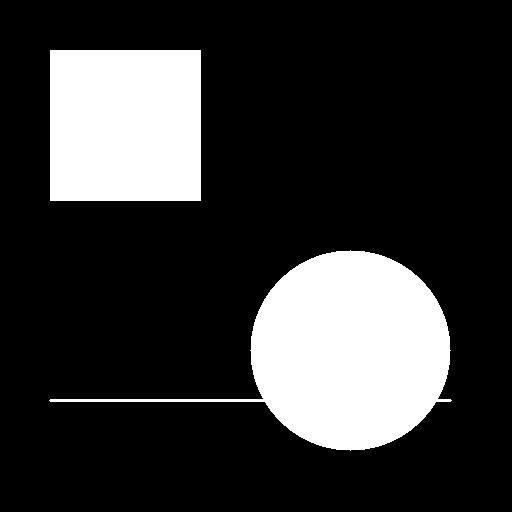
#> input picture computer_vision/上课练习/第三章 基元检测/test_image.jpg, 512 x 512 px
$ python -i ellipse_det.py   (imports and definitions only)   (older library calls are emulated)
#> lines starting #> are read from the running program, lines starting #| are printed output that depends on the picture; after the words box and inside, x2 and y2 are one past the last pixel; in counts of white or black regions, pixels touching at a corner belong together
"""
教学示例：ellipse det

- 功能：演示 基元检测 中与“ellipse det”相关的核心流程。
- 主要数据结构：通常使用 numpy 数组保存图像矩阵，必要时再用列表或字典保存统计结果。
- 这样设置的原因：把参数、卷积核和阈值显式写出来，便于零基础同学逐行观察修改前后的效果。
"""

import cv2
import numpy as np
import matplotlib.pyplot as plt
from collections import defaultdict


# 1. 生成单个【正】椭圆图像 (角度=0)
def create_single_ellipse():
    """生成一张包含单个正椭圆的白色背景测试图像。"""
    img = np.ones((500, 700, 3), dtype=np.uint8) * 255
    # 中心 (350, 250), 长轴 120, 短轴 60, 角度 0
    center, axes, angle = (350, 250), (120, 60), 0
    cv2.ellipse(img, center, axes, angle, 0, 360, (0, 0, 0), 2)
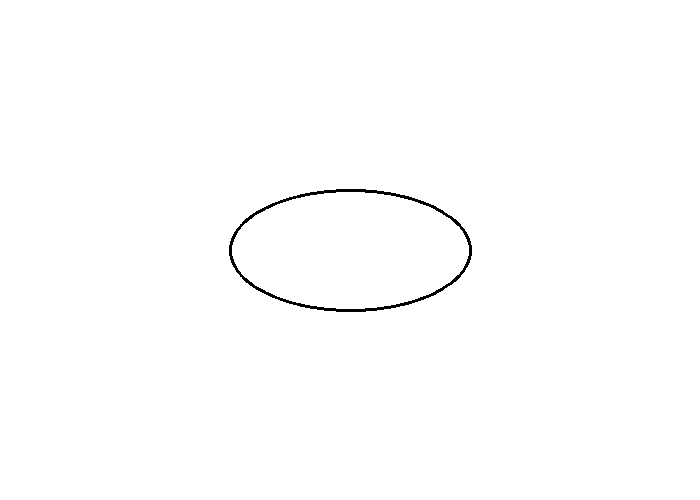
#> img: shape (500, 700, 3); 99.5% white; 1 black region, box (x1, y1, x2, y2) and area: (229, 189, 472, 312) 1726
    return img, (center, axes, angle)


# 2. 获取边缘点和梯度
def get_edge_data(gray):
    """对灰度图执行Canny边缘检测，返回边缘点坐标和对应梯度方向。"""
    edges = cv2.Canny(gray, 50, 150)
    y, x = np.where(edges > 0)
    points = np.column_stack((x, y)).astype(float)

    dx = cv2.Sobel(gray, cv2.CV_64F, 1, 0, ksize=3)
    dy = cv2.Sobel(gray, cv2.CV_64F, 0, 1, ksize=3)
    grads = [np.arctan2(dy[int(yi), int(xi)], dx[int(yi), int(xi)]) for xi, yi in zip(x, y)]
    return points, np.array(grads)


# 3. 直径二分法 (仅找中心和半径)
def detect_diameter(points, shape):
    """使用直径二分法（随机点对中点投票）估计椭圆中心和长短轴。"""
    votes = defaultdict(int)
    n = len(points)
    if n < 2: return None

    # 随机采样点对投票
    idxs = np.random.choice(n, 4000, replace=True)
    for i in range(0, 4000, 2):
        p1, p2 = points[idxs[i]], points[idxs[i + 1]]
        if np.linalg.norm(p1 - p2) < 20: continue  # 过滤太近的点
        mid = (p1 + p2) / 2
        gx, gy = int(mid[0] // 5), int(mid[1] // 5)  # 5x5 网格投票
        votes[(gx, gy)] += 1

    if not votes: return None
    # 取票数最高的作为中心
    (gx, gy), _ = max(votes.items(), key=lambda x: x[1])
    cx, cy = (gx + 0.5) * 5, (gy + 0.5) * 5

    # 估算长短轴半径
    dists = np.linalg.norm(points - [cx, cy], axis=1)
    major_r = np.percentile(dists, 95)  # 95% 分位数为长轴
    minor_r = np.percentile(dists, 5)  # 5% 分位数为短轴

    return {'center': (cx, cy), 'axes': (major_r, minor_r)}


# 4. 弦切线法 (仅找中心和半径)
def detect_chord(points, grads):
    """使用弦切线法（按梯度分组拟合中点线交点）估计椭圆中心和长短轴。"""
    groups = defaultdict(list)
    # 按梯度方向分组 (0~pi)
    for i, p in enumerate(points):
        a = grads[i]
        if a < 0: a += np.pi
        bin_idx = int(a / (np.pi / 8)) % 8  # 分 8 组
        groups[bin_idx].append(p)

    lines = []
    # 每组内找平行弦中点，拟合直线
    for pts in groups.values():
        if len(pts) < 10: continue
        mids = []
        idxs = np.random.choice(len(pts), min(100, len(pts)), replace=False)
        for k in range(0, len(idxs) - 1, 2):
            mids.append((pts[idxs[k]] + pts[idxs[k + 1]]) / 2)
        if len(mids) < 5: continue

        mids_np = np.array(mids)
        mean = np.mean(mids_np, axis=0)
        cov = np.cov(mids_np - mean, rowvar=False)
        try:
            _, vecs = np.linalg.eig(cov)
            lines.append({'pt': mean, 'dir': vecs[:, 1]})
        except:
            continue

    centers = []
    # 求直线交点
    for i in range(len(lines)):
        for j in range(i + 1, len(lines)):
            l1, l2 = lines[i], lines[j]
            A = np.column_stack((l1['dir'], -l2['dir']))
            if abs(np.linalg.det(A)) < 1e-5: continue
            try:
                t = np.linalg.solve(A, l2['pt'] - l1['pt'])
                centers.append(l1['pt'] + t[0] * l1['dir'])
            except:
                continue

    if not centers: return None
    c_est = np.mean(centers, axis=0)

    # 估算半径
    dists = np.linalg.norm(points - c_est, axis=1)
    major_r = np.percentile(dists, 95)
    minor_r = np.percentile(dists, 5)

    return {'center': (c_est[0], c_est[1]), 'axes': (major_r, minor_r)}


# 5. 执行与绘图
img, truth = create_single_ellipse()
#> truth = ((350, 250), (120, 60), 0)
gray = cv2.cvtColor(img, cv2.COLOR_BGR2GRAY)
points, grads = get_edge_data(gray)
#> in get_edge_data, `edges = cv2.Canny(gray, 50, 150)`:
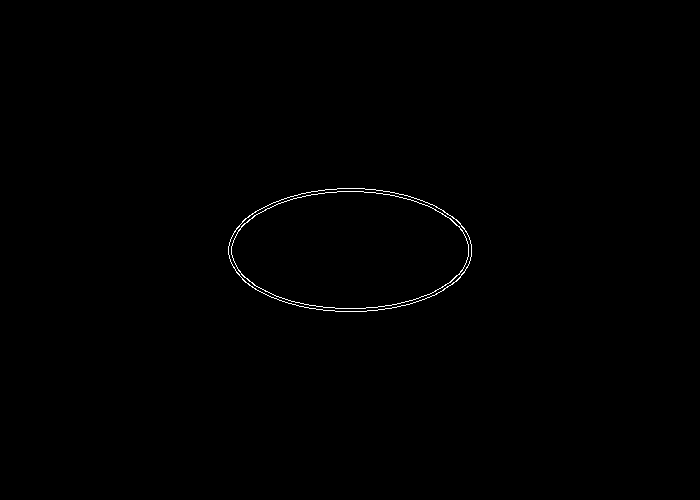
#> edges: shape (500, 700); 0.34% white in thin lines or dots, all inside (x1, y1, x2, y2) = (228, 188, 472, 312)
#> in get_edge_data, `y, x = np.where(edges > 0)`: y = 1178 values from 188 to 311; x = 1178 values, max 471 at index 566, min 228 at index 571, mean 350.5
#> in get_edge_data, `points = np.column_stack((x, y)).astype(float)`: points = 1178 pairs, first value 228 to 471, second value 188 to 311
#> in get_edge_data, `dx = cv2.Sobel(gray, cv2.CV_64F, 1, 0, ksize=3)`:
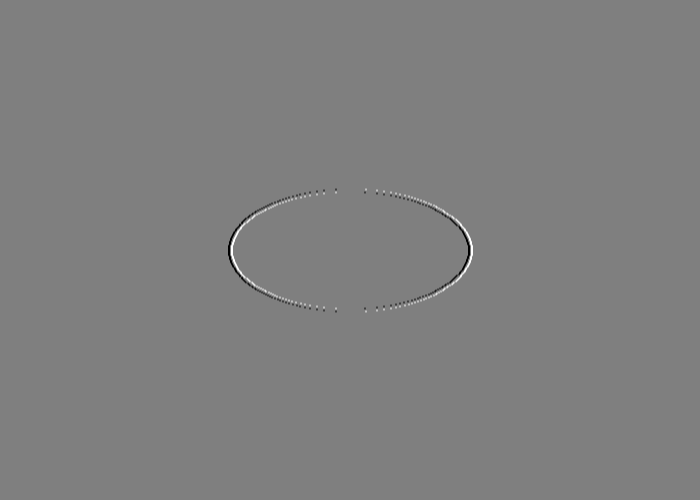
#> dx: shape (500, 700) float64; min -1020, max 1020, mean 0; drawn with min black and max white
#> in get_edge_data, `grads = [np.arctan2(dy[int(yi), int(xi)], dx[int(yi), int(xi)]) for xi..`: grads = 1178 values, max 3.14 at index 543, min -2.68 at index 451, mean 0.0747

res_diam = detect_diameter(points, gray.shape)
#> in detect_diameter, `n = len(points)`: n = 1178
#> in detect_diameter, `idxs = np.random.choice(n, 4000, replace=True)`: idxs = 4000 values, max 1177 at index 494, min 0 at index 403, mean 588.1
#> the loop in detect_diameter, `for i in range(0, 4000, 2):` made 2000 passes
#> (p1, p2, mid, gx, gy) on passes 1 to 3: ([460, 272], [229, 243], [344.5, 257.5], 68, 51), ([269, 292], [447, 283], [358, 287.5], 71, 57), ([307, 307], [414, 201], [360.5, 254], 72, 50)
#> after the loop in detect_diameter, `for i in range(0, 4000, 2):`: votes = 757 items
#> in detect_diameter, `(gx, gy), _ = max(votes.items(), key=lambda x: x[1])`: gx = 69; gy = 49
#> in detect_diameter, `cx, cy = (gx + 0.5) * 5, (gy + 0.5) * 5`: cx = 347.5; cy = 247.5
#> in detect_diameter, `dists = np.linalg.norm(points - [cx, cy], axis=1)`: dists = 1178 values, max 123.8 at index 614, min 56.5 at index 82, mean 88.52
#> in detect_diameter, `major_r = np.percentile(dists, 95)`: major_r = 119.6
#> in detect_diameter, `minor_r = np.percentile(dists, 5)`: minor_r = 59.81
#> res_diam = {'center': (347.5, 247.5), 'axes': (119.6, 59.81)}
res_chord = detect_chord(points, grads)
#> the loop in detect_chord, `for i, p in enumerate(points):` made 1178 passes
#> (p, a, bin_idx) on passes 1 to 12: ([337, 188], 1.57, 4), ([338, 188], 1.57, 4), ([339, 188], 1.57, 4), ([340, 188], 1.57, 4), ([341, 188], 1.57, 4), ([342, 188], 1.57, 4), ([343, 188], 1.57, 4), ([344, 188], 1.57, 4), ([345, 188], 1.57, 4), ([346, 188], 1.57, 4), ([347, 188], 1.57, 4), ([348, 188], 1.57, 4)
#> a on passes 61 to 66: 1.57, 1.57, 1.57, 1.57, 1.57, 1.57
#> in detect_chord, `dists = np.linalg.norm(points - c_est, axis=1)`: dists = 1178 values, max 125.5 at index 566, min 44.1 at index 1083, mean 89.13
#> in detect_chord, `major_r = np.percentile(dists, 95)`: major_r = 121
#> in detect_chord, `minor_r = np.percentile(dists, 5)`: minor_r = 47.93
#> res_chord = {'center': (347.1, 263.9), 'axes': (121, 47.93)}


# 绘图辅助函数
def draw(img, res, color):
    """在图像上绘制检测到的椭圆轮廓和中心点。"""
    out = img.copy()
    if res:
        c, a = res['center'], res['axes']
        # 角度固定为 0 (正椭圆)
        cv2.ellipse(out, (int(c[0]), int(c[1])), (int(a[0]), int(a[1])), 0, 0, 360, color, 2)
        cv2.circle(out, (int(c[0]), int(c[1])), 5, (0, 255, 0), -1)
    return out


img_diam = draw(img, res_diam, (255, 0, 0))  # 红色结果
#> in draw, `c, a = res['center'], res['axes']`: c = (347.5, 247.5); a = (119.6, 59.81)
#> in draw, `cv2.circle(out, (int(c[0]), int(c[1])), 5, (0, 255, 0), -1)`: out: shape (500, 700, 3); mean of channels 0, 1, 2 254, 252.8, 252.7
img_chord = draw(img, res_chord, (0, 255, 255))  # 青色结果
#> call 2 of draw, with color = (0, 255, 255)
#> in draw (call 2), `c, a = res['center'], res['axes']`: c = (347.1, 263.9); a = (121, 47.93)
#> in draw (call 2), `cv2.ellipse(out, (int(c[0]), int(c[1])), (int(a[0]), int(a[1])), 0, 0,..`:
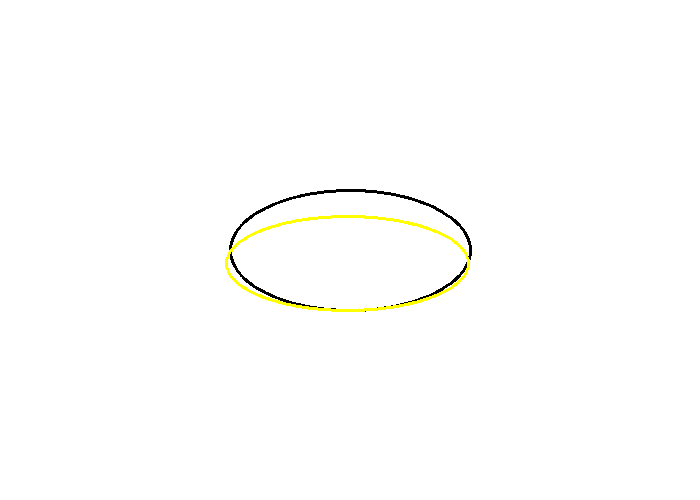
#> out: shape (500, 700, 3); mean of channels 0, 1, 2 252.8, 254, 254; drawn as B, G, R
#> in draw (call 2), `cv2.circle(out, (int(c[0]), int(c[1])), 5, (0, 255, 0), -1)`: out: shape (500, 700, 3); 0.02% of pixels changed, all inside (x1, y1, x2, y2) = (342, 258, 353, 269)

# [11 lines not run here, left out]
if res_diam:
    title_str = f"Diameter Bisection\nCenter: ({res_diam['center'][0]:.1f}, {res_diam['center'][1]:.1f})\nAxes: ({res_diam['axes'][0]:.1f}, {res_diam['axes'][1]:.1f})"
else:
    title_str = "Detection Failed"
# [6 lines not run here, left out]
if res_chord:
    title_str = f"Chord-Tangent Method\nCenter: ({res_chord['center'][0]:.1f}, {res_chord['center'][1]:.1f})\nAxes: ({res_chord['axes'][0]:.1f}, {res_chord['axes'][1]:.1f})"
else:
    title_str = "Detection Failed"
# [12 lines not run here, left out]

>>> import cv2
>>> picture = cv2.imread('test_image.jpg', cv2.IMREAD_GRAYSCALE)
#> picture is the input picture: shape (512, 512); min 0, max 255, mean 53.4
>>> result = get_edge_data(picture)
#> in get_edge_data (call 2), `edges = cv2.Canny(gray, 50, 150)`:
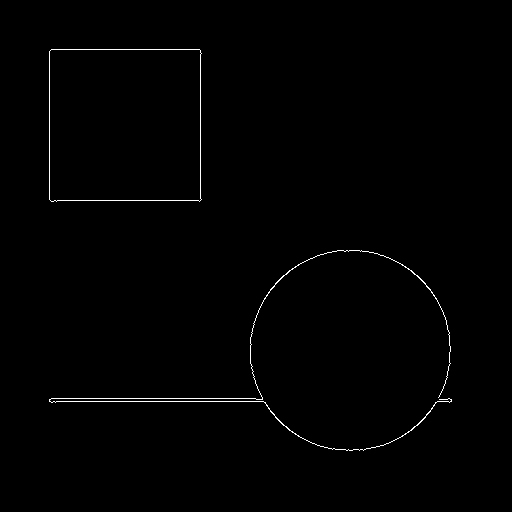
#> edges: shape (512, 512); 0.65% white in thin lines or dots, all inside (x1, y1, x2, y2) = (49, 49, 452, 451)
#> in get_edge_data (call 2), `y, x = np.where(edges > 0)`: y = 1708 values from 49 to 450; x = 1708 values, max 451 at index 1250, min 49 at index 151, mean 223.5
#> in get_edge_data (call 2), `points = np.column_stack((x, y)).astype(float)`: points = 1708 pairs, first value 49 to 451, second value 49 to 450
#> in get_edge_data (call 2), `dx = cv2.Sobel(gray, cv2.CV_64F, 1, 0, ksize=3)`:
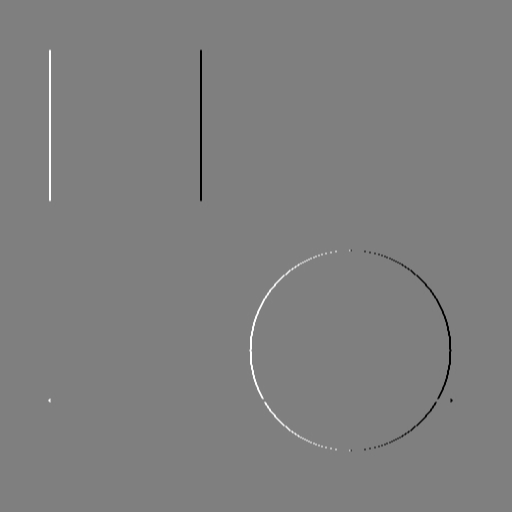
#> dx: shape (512, 512) float64; min -1020, max 1020, mean 0; drawn with min black and max white
#> in get_edge_data (call 2), `dy = cv2.Sobel(gray, cv2.CV_64F, 0, 1, ksize=3)`:
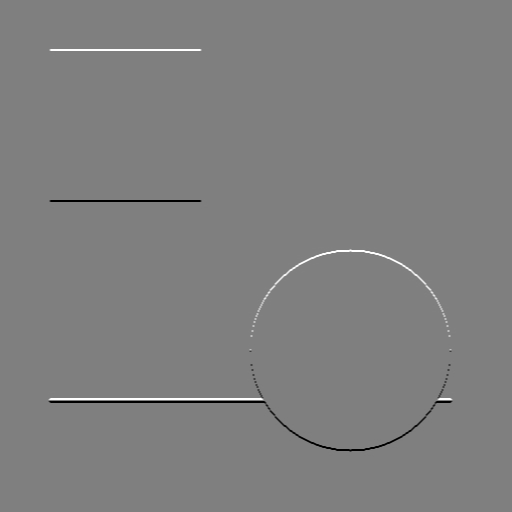
#> dy: shape (512, 512) float64; min -1020, max 1020, mean 0; drawn with min black and max white
#> in get_edge_data (call 2), `grads = [np.arctan2(dy[int(yi), int(xi)], dx[int(yi), int(xi)]) for xi..`: grads = 1708 values, max 3.14 at index 152, min -3.14 at index 896, mean 0.312
#> result = 2 point arrays, longest 1708 points
